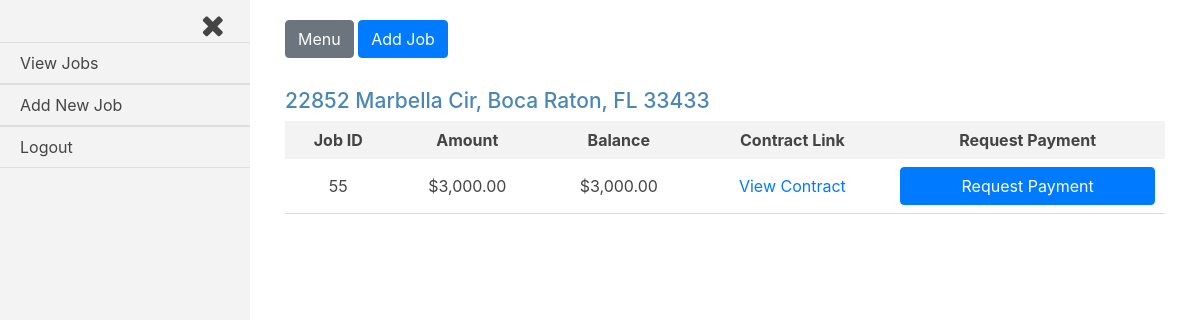
The app's page /jobs/ (signed in) with its own data.
### jobs/models.py (models this page shows, shortened)
class Current_Worker(models.Model):
    house = models.ForeignKey(House, on_delete=models.CASCADE)
    company = models.ForeignKey(settings.AUTH_USER_MODEL, on_delete=models.CASCADE)
    current = models.BooleanField(default=False)

class House(models.Model):
    address = models.CharField(max_length=250)
    companies = models.ManyToManyField(settings.AUTH_USER_MODEL, through='Current_Worker')
    proposed_jobs = models.BooleanField(default=False)
    pending_payments = models.BooleanField(default=False)
    payment_history = models.BooleanField(default=False)
    completed_jobs = models.BooleanField(default=False)

class Job(models.Model):
    house = models.ForeignKey(House, on_delete=models.CASCADE)
    company = models.ForeignKey(settings.AUTH_USER_MODEL, on_delete=models.CASCADE)
    start_amount = models.DecimalField(max_digits=8, decimal_places=2, default=0.00)
    start_date = models.DateTimeField(auto_now_add=True, blank=True)
    total_paid = models.DecimalField(max_digits=8, decimal_places=2, default=0.00)
    approved = models.BooleanField(default=False)
    def generate_filename(self, filename):
        file_path = 'uploads/{}/{}'.format(str(self.house.address), str(filename))
        return file_path
    document_link = models.FileField(upload_to=generate_filename)
    balance_amount = models.DecimalField(max_digits=8, decimal_places=2, default=0.00)

### jobs/views.py (the view)
@login_required
def index(request):
    current_user = request.user
    current_workers = Current_Worker.objects.filter(company=current_user, current=True)
    jobs = Job.objects.filter(company=current_user, approved=True, balance_amount__gt=0)
    template = loader.get_template('jobs/index.html')
    form = Request_Payment_Form()
    context = {
        'current_workers': current_workers,
        'jobs': jobs,
        'current_user': current_user,
        'form': form,
    }
    if request.method == 'POST':
        form = Request_Payment_Form(request.POST)
        if form.is_valid():
            job_id = int(request.POST.get('job_id'))
            job = Job.objects.filter(id=job_id)
            amount = form.cleaned_data['amount']
            """if the current company already has a pending request for payment for a job for a house,
            do NOT write to the Request_Payment table"""
            house = House.objects.filter(address=job[0].house.address)
            flags = [
                Request_Payment.objects.filter(job=job[0], house=house[0], amount=amount, approved=False),
                House.objects.filter(address=job[0].house.address, pending_payments=True)
            ]
            if not flags[0]:
                payment = Request_Payment(job=job[0], house=house[0], amount=amount, approved=False)
                payment.save()
            if not flags[1]:
                house.update(pending_payments=True)
            return redirect('/jobs/thank_you')
    else:
        form = Request_Payment_Form()
    return HttpResponse(template.render(context, request))

### jobs/forms.py
class Request_Payment_Form(ModelForm, forms.Form):
    class Meta:
        model = Request_Payment
        exclude = ['job', 'approved', 'house', 'approved_date']
        widgets = {
            'amount': forms.HiddenInput(attrs={'step': '0.01'}),
        }
        labels = {
        }

### jobs/templates/jobs/index.html (shortened to what this page needs)
{% extends 'base_login.html' %}
{% load humanize %}
{% load static %}
{% block body_class %}jobs{% endblock body_class %}
{% block content %}
{% for current_worker in current_workers %}
<div class="job-container">
  <div class="house">
    <h3 class="house-address">{{current_worker.house.address}}</h3>
  </div>
  <div class="jobs">
    <table class="job-summary">
      <tr class="job-headings">
        <th>Job ID</th>
        <th>Amount</th>
        <th>Balance</th>
        <th>Contract Link</th>
        <th>Request Payment</th>
      </tr>
      {% for job in jobs %}
      {% if job.house.address == current_worker.house.address %}
      <tr class="job-info">
        <td>{{job.id}}</td>
        <td>${{job.start_amount|intcomma}}</td>
        <td>${{job.balance_amount|intcomma}}</td>
        <td><a href="{{job.document_link.url}}">View Contract</a></td>
        <td>
          <form class="request-payment-form" action="" method="post">
            <input class="btn btn-primary request-payment" type="submit" name="" value="Request Payment">
          </form>
        </td>
      </tr>
      {% endif %}
      {% endfor %}
    </table>
  </div>
</div>
{% endfor %}
{% endblock content %}

### static/logged-in.css (style rules this page uses)
body { overflow-x: hidden; color: #444; }
body .job-info td:last-child input[type="submit"] { margin-bottom: 0; }
.job-container { overflow-x: auto; margin-top: 25px; }
.job-container h3 { font-size: 21px; color: #4A87B6; }
.job-headings { background-color: #f3f3f3; }
.job-headings th { padding: 7px 10px; }
.job-summary { width: 100%; min-width: 475px; max-width: 970px; text-align: center; }
.job-summary td { padding: 8px 10px; }
.job-info { border-bottom: 1px solid #ddd; }
form select, form input { margin-bottom: 20px; }
form input { width: 100%; background-color: transparent; border: 1px solid #ddd; padding: 10px; border-radius: 3px; }
form input[type="submit"] { display: block; }

### records on screen
Current_Worker: house.address "22852 Marbella Cir, Boca Raton, FL 33433"
Job: id "55", start_amount "3,000.00", balance_amount "3,000.00"
